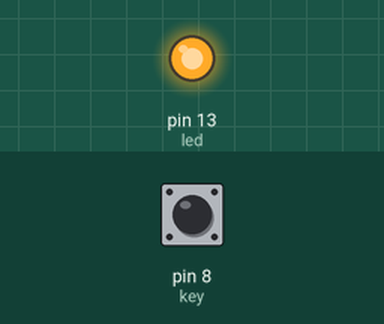
A sketch run on a simulated Arduino Uno, built with avr-gcc and run on an emulated ATmega328P. Shown: output pins drawn as LEDs (lit = HIGH). The inputs (shaded band) are chosen by the test bench; at power-on: pin 8 (key) HIGH.

Above: at 1.2 s.
1.3 s: pin 8 (key) pulled LOW for 0.15 s
At 1.37 s:
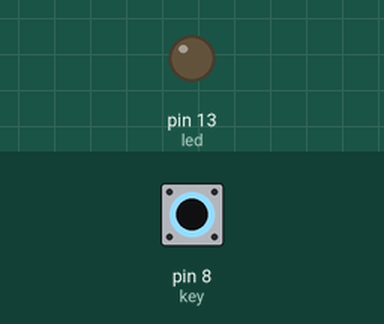
2.9 s: pin 8 (key) pulled LOW for 3.2 s
At 7.0 s:
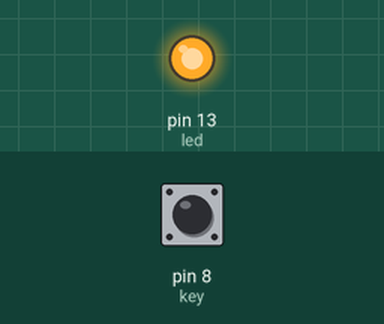
Timing chart, 0 to 8.5 s (numbered marks = the images above; inputs shaded):
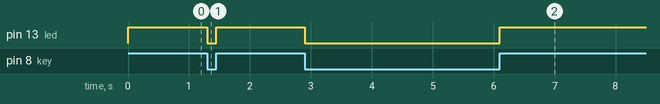

Measured:
- after the input at 1.3 s, pin 13 (led): HIGH → LOW at once, → HIGH 0.15 s later
- after the input at 2.9 s, pin 13 (led): HIGH → LOW at once, → HIGH 3.2 s later

The sketch:

key3.ino
```cpp
/*
 * Author: Clemens Valens (www.polyvalens.com)
 * Book: Mastering Microcontrollers Helped By Arduino
 * WWW: www.elektor.com/arduinobook
 * ISBN: 978-1-907920-23-3
 *
 * Key 3
 */

int led = 13;
int key = 8;

void setup(void)
{
  pinMode(led,OUTPUT);
  pinMode(key,INPUT);
  digitalWrite(key,HIGH);
}

void loop(void)
{
  digitalWrite(led,digitalRead(key));
}
```
